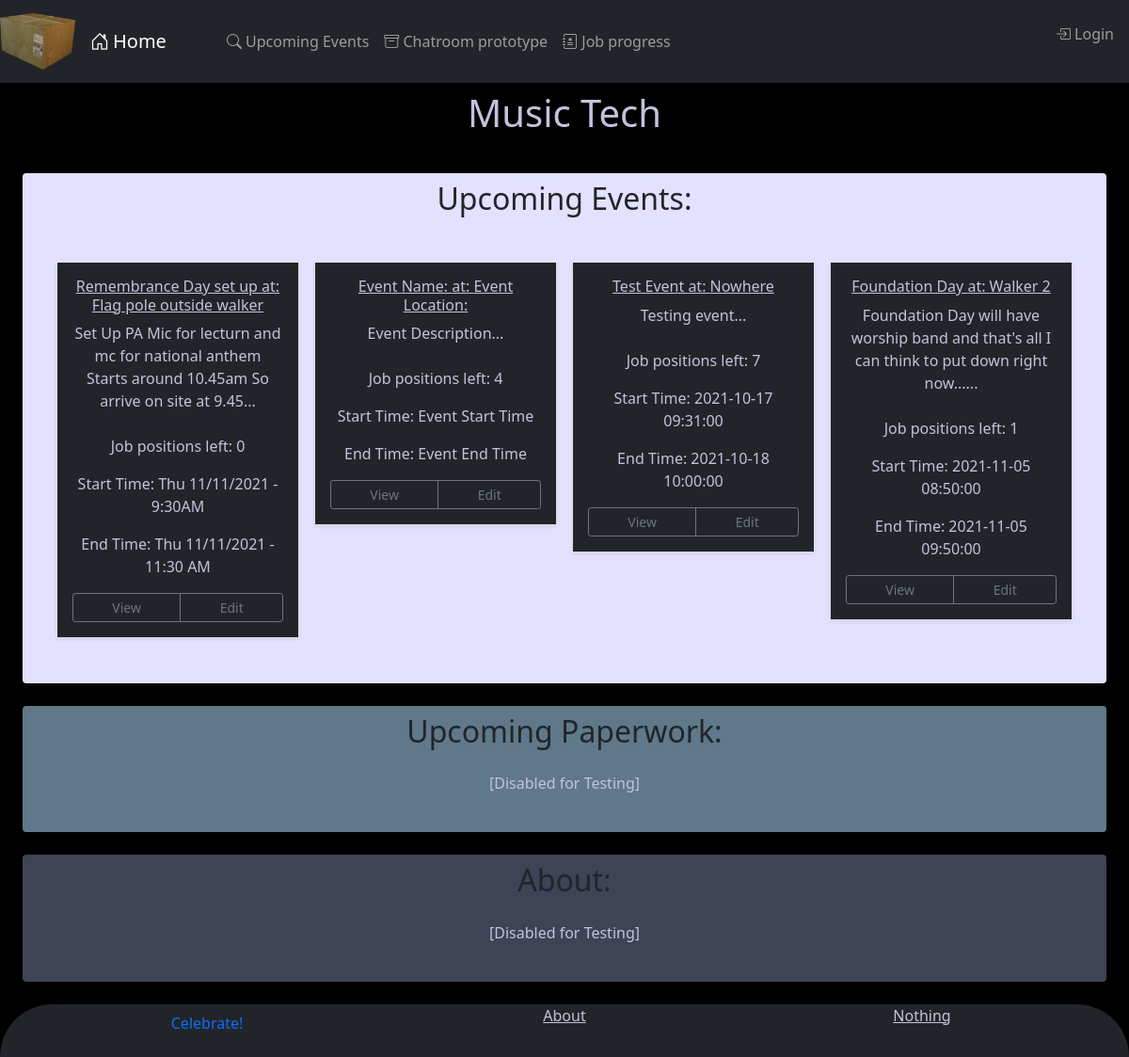
/index, run on the app's committed database.
### tables this page shows
CREATE TABLE events (event_id INTEGER PRIMARY KEY AUTOINCREMENT UNIQUE NOT NULL, event_name TEXT NOT NULL, event_description TEXT, event_location TEXT NOT NULL, event_starttime TEXT, event_endtime TEXT, event_layout TEXT);

### app.py (the view, shortened to what this page needs)
@app.route('/', methods=['GET','POST'])
@app.route('/index', methods=['GET','POST'])
def index():
    form = LoginForm()
    if session.get('username'):
        results_events = getEvents('100')
        return render_template('index.html', title='Music Tech Events', results_events=results_events)
    else:
        results_events = getEvents('100')
        return render_template('index.html', title='Music Tech Events', form=form, results_events=results_events)

### app.py (called while the page is built)
def getEvents(Limit):
    sql_events = """
        SELECT *
        FROM events
        ORDER BY event_starttime desc
        LIMIT ?"""
    cur.execute(sql_events, (Limit,))
    results_events = cur.fetchall()
    final_results = []
    for event in results_events:
        event = list(event)
        event.append(str(len(getJobsLeft(event[0]))))
        final_results.append(event)
    return final_results

def getJobsLeft(event_id):
    sql_jobs_left = """
        SELECT *
        FROM events_jobs
        WHERE event_id = ?
        AND names = '';"""
    cur.execute(sql_jobs_left, (event_id,))
    results_jobs_left = cur.fetchall()
    return results_jobs_left

### templates/index.html
{% extends 'layout.html' %}
{% block mainContent %}
    <div id="Main Content" class="container-100">
        <div id="Title" class="position-relative text-center p-2 titlecard rounded" style="">
            <h1>Music Tech</h1>
        </div>
        <div id="Events" class="text-center p-2 m-4 rounded" style="background-color: #E4E0FF">
            <div class="row">
                <h2 class="text-center text-dark">Upcoming Events:</h2>
                <div class="col p-3">
                    <div class="row row-cols-1 row-cols-sm-2 row-cols-md-4 g-3 p-4">
                        {% for event in results_events %}
                            <div class="col">
                                <div class="card shadow-sm">
                                    <div class="card-body bg-dark text">
                                        <h6><a href="event?id={{ event[0] }}">{{ event[1] }} at: {{ event[3] }}</a></h6>
                                        <a class="card-text d-none d-sm-block text-decoration-none" href="event?id={{ event[0] }}">{{ event[2][:100] + '...' }}</a>
                                        <br>
                                        <p>Job positions left: {{ event[7] }}</p>
                                        <p>Start Time: {{ event[4] }}</p>
                                        <p class="d-none d-md-block">End Time: {{ event[5] }}</p>
                                        <div class="d-flex justify-content-between align-items-center row">
                                            <div class="btn-group col">
                                                <a class="btn btn-sm btn-outline-secondary" href="event?id={{ event[0] }}">View</a>
                                                <a class="btn btn-sm btn-outline-secondary" href="editevent?id={{ event[0] }}">Edit</a>
                                            </div>
                                        </div>
                                    </div>
                                </div>
                            </div>
                        {% endfor %}
                    </div>
                </div>
            </div>
        </div>
        <div id="Paperwork" class="text-center p-2 m-4 rounded" style="background-color: #5f788a">
            <div class="row">
                <h2 class="text-center text-dark">Upcoming Paperwork:</h2>
                <div class="col p-3">
                    <p>[Disabled for Testing]</p>
                </div>
            </div>
        </div>
        <div id="About" class="text-center p-2 m-4 rounded" style="background-color: #3F4356">
            <div class="row">
                <h2 class="text-center text-dark">About:</h2>
                <div class="col p-3">
                    <p>[Disabled for Testing]</p>
                </div>
            </div>
        </div>
    </div>
{% endblock %}

### static/css/main.css (style rules this page uses)
body { background-color: #000000; color: #C3C3DD; overflow-x: hidden !important; }
a { color: #C3C3DD; text-underline: #2196f3; }
.container-100 { width: 100%; height: 100%; position: relative; overflow-x: hidden !important; }

### data on the page
events: event_name "Remembrance Day set up", event_location "Flag pole outside walker", event_description "Set Up PA Mic for lecturn and mc for national anthem Starts around 10.45am So arrive on site at 9.45...", event_layout "0", event_starttime "Thu 11/11/2021 - 9:30AM", event_endtime "Thu 11/11/2021 - 11:30 AM"
events: event_name "Event Name:", event_location "Event Location:", event_description "Event Description...", event "4", event_starttime "Event Start Time", event_endtime "Event End Time"
events: event_name "Test Event", event_location "Nowhere", event_description "Testing event...", event "7", event_starttime "2021-10-17 09:31:00", event_endtime "2021-10-18 10:00:00"
events: event_name "Foundation Day", event_location "Walker 2", event_description "Foundation Day will have worship band and that's all I can think to put down right now......", event "1", event_starttime "2021-11-05 08:50:00", event_endtime "2021-11-05 09:50:00"
